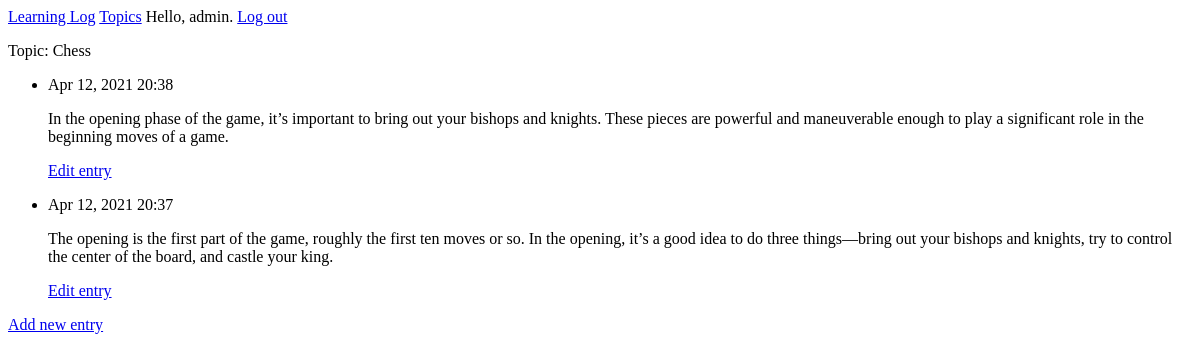
The app's page /topics/1/ (signed in), older data.
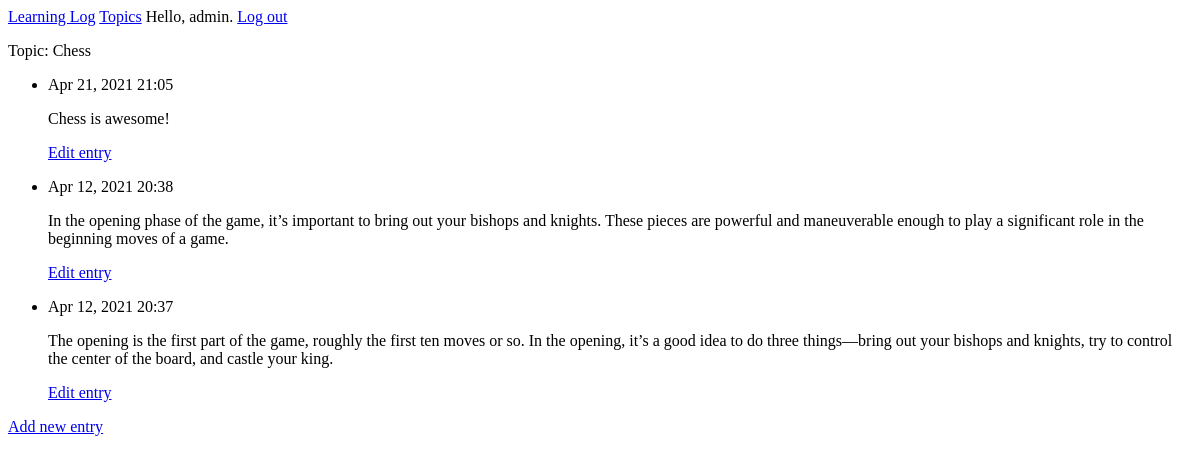
The same page, newer data.
### MainApp/models.py (models this page shows, shortened)
class Topic(models.Model):
    text = models.CharField(max_length=200)
    date_added = models.DateTimeField(auto_now_add=True)
    owner = models.ForeignKey(User, on_delete=models.CASCADE)
    def __str__(self):
        return self.text

class Entry(models.Model):
    topic = models.ForeignKey(Topic, on_delete=models.CASCADE)
    text = models.TextField()
    date_added = models.DateTimeField(auto_now_add=True)
    class Meta:
        verbose_name_plural = "entries"

### MainApp/views.py (the view)
# urls.py: path("topics/<int:topic_id>/", views.topic, name="topic"),
@login_required
def topic(request, topic_id):
    topic = Topic.objects.get(id=topic_id)
    entries = topic.entry_set.order_by("-date_added")
    if topic.owner != request.user:
        raise Http404
    context = {"topic": topic, "entries": entries}
    return render(request, "MainApp/topic.html", context)

### MainApp/templates/MainApp/topic.html
{% extends 'MainAPp/base.html' %}
{% block content %}
<p>Topic: {{ topic }}</p>
<ul>
    {% for entry in entries %}
    <li>
        <p>{{entry.date_added|date:'M d, Y H:i' }}</p>
        <p> {{entry.text | linebreaks }}</p>
        <p>
            <a href='{% url "MainApp:edit_entry" entry.id %}'>Edit entry</a>
        </p>
    </li>
    {% empty %}
    <li>There are no entries for this topic yet.</li>
    {% endfor %}
</ul>
<p> <a href='{% url "MainApp:new_entry" topic.id %}'> Add new entry</a></p>
{% endblock content %}

### MainApp/templates/MainApp/base.html
<p>
    <a href='{% url "MainApp:index" %}'>Learning Log</a>
    <a href='{% url "MainApp:topics" %}'>Topics</a>
    {% if user.is_authenticated %}
    Hello, {{user.username}}.
    <a href="{% url 'users:logout' %}">Log out</a>
    {% else %}
    <a href="{% url 'users:register' %}">Register</a>
    <a href="{% url 'users:login' %}">Log in</a>
    {% endif %}
</p>
{% block content %}
{% endblock content %}

Row changes from the older to the newer data that the page shows:
added Entry: date_added "Apr 21, 2021 21:05", text "Chess is awesome!"
